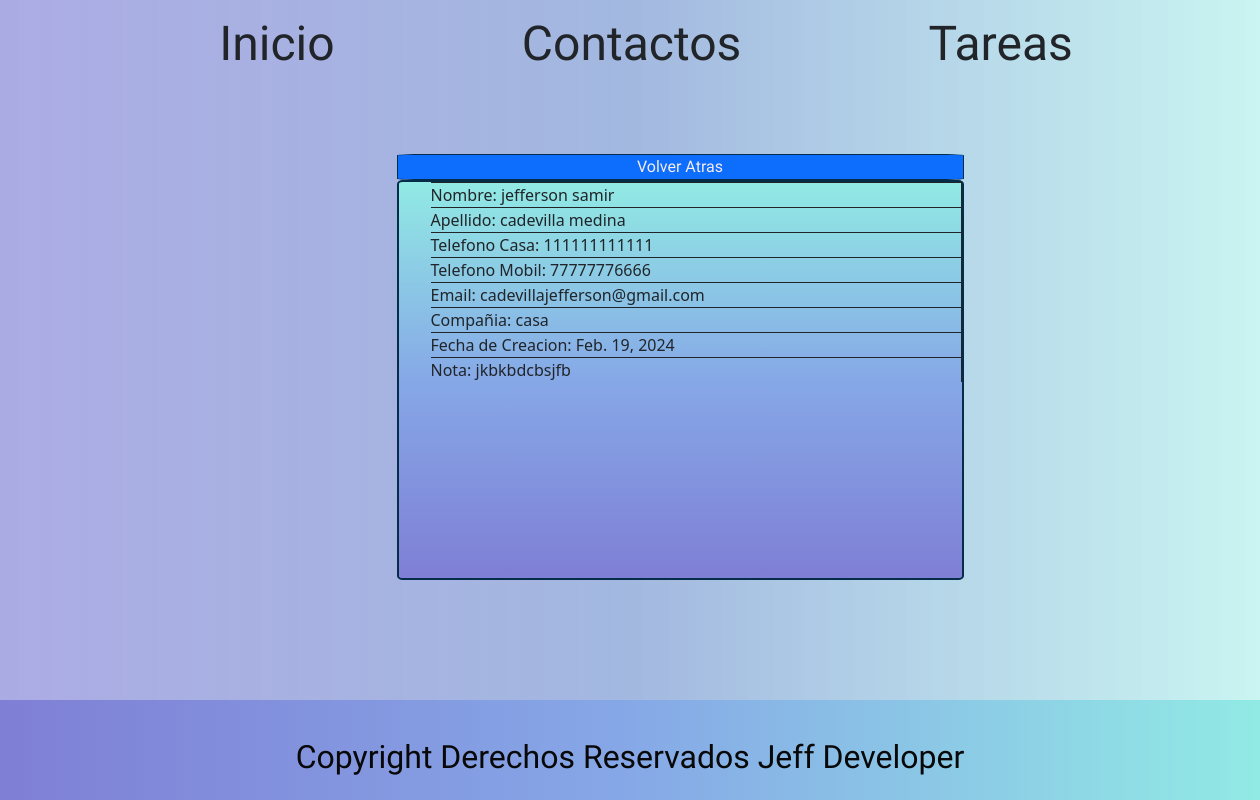
The app's page /Contactos/view/1 with its own data.
### Contactos/models.py (models this page shows, shortened)
class Contactos(models.Model):
    name = models.CharField(max_length=50, blank= False, null= False)
    last_name = models.CharField(max_length=50, blank= True, null= True)
    phone = models.CharField(max_length=12, blank= True, null=True )
    mobile = models.CharField(max_length=12, blank=False , null=False )
    email = models.EmailField()
    company = models.CharField(max_length=20, blank= True, null= True)
    date = models.DateField(default= date.today)
    notes =models.TextField(blank=True, null=True)

### Contactos/views.py (the view)
# urls.py: path('view/<int:id>', views.view, name="contactos_view"),
def view(request, id):
    contactos = Contactos.objects.get(id=id)
    context = {
        'contactos': contactos
    }
    return render(request, 'contactos/detail.html', context)

### templates/contactos/detail.html (shortened to what this page needs)
{% extends 'layout/base.html' %}
{% load static %}
{% block 'content' %}
    <div class="botonañadir">
        <a href="{% url 'contactos' %}" class="">Volver Atras</a>
    </div>
    <ul class="lista-2">
        <li> Nombre: {{contactos.name}}</li>
        <li> Apellido: {{contactos.last_name}}</li>
        <li> Telefono Casa: {{contactos.phone}}</li>
        <li> Telefono Mobil: {{contactos.mobile}}</li>
        <li> Email: {{contactos.email}}</li>
        <li> Compañia: {{contactos.company}}</li>
        <li> Fecha de Creacion: {{contactos.date}}</li>
        <li> Nota: {{contactos.notes}}</li>
    </ul>
{% endblock %}

### static/style/stiles.css (style rules this page uses)
:root { --color-primary: rgb(247, 236, 236); --color-secondary: #0D6EFD; --color-body: #052D49; }
* { margin: 0; padding: 0; box-sizing: border-box; }
a { text-decoration: none; color: var(--color-primary); }
body { background-image: linear-gradient(to right,#7f7fd5a6,#6085c994,#91eae47c); }
.botonañadir { text-align: center; color: white; border-radius: 5%; border: solid 1px; border-color: #052D49; width: 45%; background-color: #0D6EFD; font-family: "Vibur", cursive; }
.lista-2 { list-style: none; background-image: linear-gradient(to bottom,#91EAE4, #86A8E7,#7F7FD5); width: 45%; height: 400px; border: solid 2px; border-radius: 1%; border-color: #052D49; text-align: justify; display: block; align-items: center; justify-content: center; }
.lista-2 li { border: solid 1px; border-bottom: #052D49; border-left: none; }

### records on screen
Contactos: name "jefferson samir", last_name "cadevilla medina", phone "111111111111", mobile "77777776666", email "cadevillajefferson@gmail.com", company "casa", date "Feb. 19, 2024", notes "jkbkbdcbsjfb"
